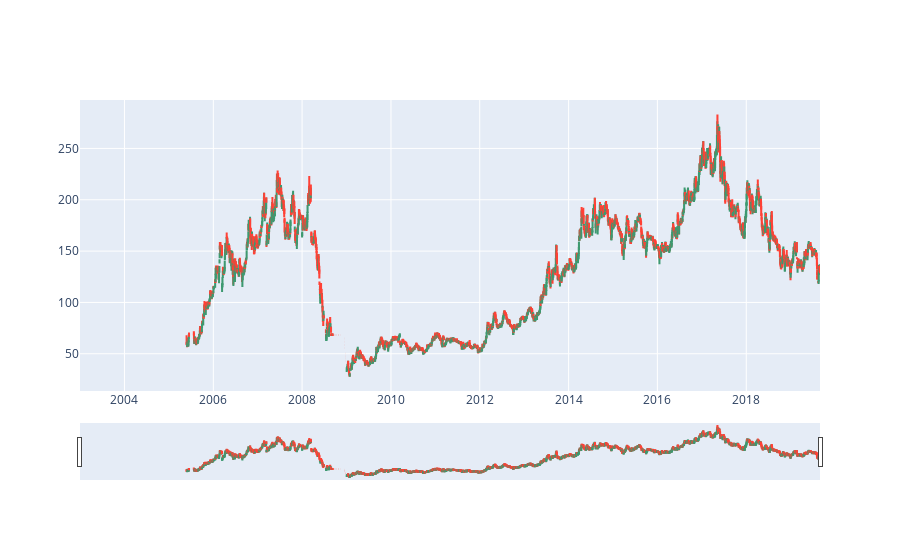

The code cell stored with this chart in its notebook:
### Code cell
import plotly.graph_objects as go

import pandas as pd
from datetime import datetime



fig = go.Figure(data=[go.Candlestick(x=x.index,
                open=x['UBL_Open'],
                high=x['UBL_High'],
                low=x['UBL_Low'],
                close=x['UBL_Close'])])

fig.show()

### Figure 1 — Plotly figure (JSON) as saved in the notebook; plotly's stock layout.template omitted (floating-point values rounded to 4 significant figures; data arrays with more than 128 entries replaced by an {"elided": "..."} marker saying what was removed)
{"data": [{"close": {"elided": "4055 float values"}, "high": {"elided": "4055 float values"}, "low": {"elided": "4055 float values"}, "open": {"elided": "4055 float values"}, "type": "candlestick", "x": {"elided": "4055 str values"}}], "layout": {}}
